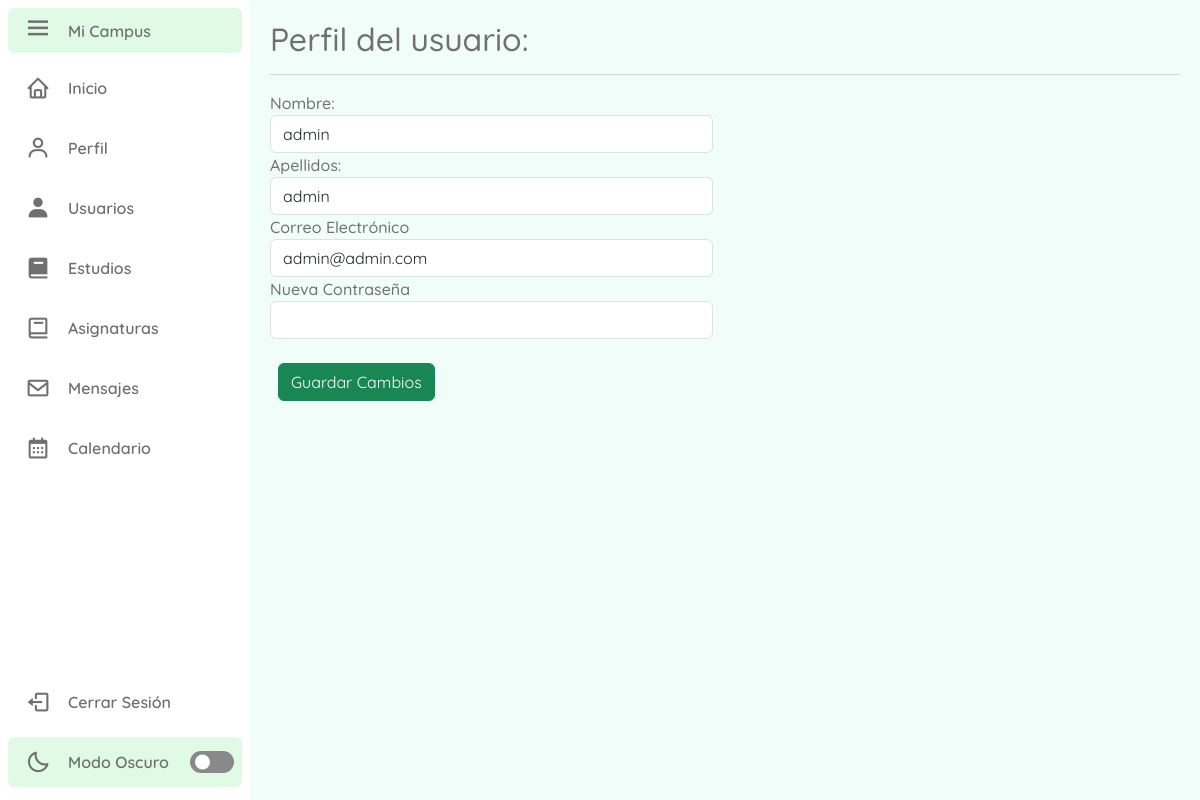
/perfil (signed in), run on the app's committed database.
### tables this page shows
CREATE TABLE `usuario` (
  `userID` varchar(9) NOT NULL,
  `contrasena` varchar(255) NOT NULL,
  `nombre` varchar(50) NOT NULL,
  `apellidos` varchar(100) NOT NULL,
  `correo` varchar(100) NOT NULL,
  `tipoUsuario` varchar(8) NOT NULL,
  `estado` int(11) NOT NULL DEFAULT 1,
  `token` varchar(255) DEFAULT NULL,
  `moduloID_FK` int(11) DEFAULT NULL
);

### Controllers/templateC.php (called while the page is built)
<?php
    class Template{
        public function LlamarTemplate(){
            include "Views/main.php";
        }
    }
?>

### index.php (called while the page is built, shortened)
<?php
    require_once "Controllers/templateC.php";
    require_once "Controllers/usuariosC.php";
    require_once "Models/usuariosM.php";
    $template = new Template();
    $template -> LlamarTemplate();
?>

### Models/Conexion.php (called while the page is built)
<?php
    class Conexion{
        public static function conexionBD(){
            $bd = new PDO("mysql:host=localhost;dbname=campus;", "root", "");
            $bd -> exec("SET NAMES utf8");
            return $bd;
        }
    }
?>

### Models/usuariosM.php (called while the page is built, shortened)
<?php
    require_once "Conexion.php";
    class UsuariosM extends Conexion{
        public static function MostrarDatosM($tablaBD, $userID){
            $pdo = Conexion::conexionBD() -> prepare("SELECT * FROM $tablaBD WHERE userID = :userID");
            $pdo -> bindParam(":userID", $userID, PDO::PARAM_STR);
            $pdo -> execute();
            return $pdo -> fetch();
        }
    }
?>

### Controllers/usuariosC.php (the view, shortened to what this page needs)
<?php
    class UsuariosC{
        public function MostrarDatosC(){
            $tablaBD = "usuario";
            $userID = $_SESSION["userID"];
            $result = UsuariosM::MostrarDatosM($tablaBD, $userID);
            echo '<form method=post>
                    <div class= row>
                        <div class="col-md-6 col-xs-12">
                            <input type="hidden" class="form-control" name="userID" value="'.$result["userID"].'">
                            <label for="nombre">Nombre:</label>
                            <input type="text" class="form-control" name="nombre" value="'.$result["nombre"].'">
                            <label for="apellido">Apellidos:</label>
                            <input type="text" class="form-control" name="apellidos" value="'.$result["apellidos"].'">
                            <label for="correo">Correo Electrónico</label>
                            <input type="email" class="form-control" name="correo" value="'.$result["correo"].'">
                            <label for="contrasena">Nueva Contraseña</label>
                            <input type="text" class="form-control" name="contrasena">
                            <br>
                            <button type= "submit" class="btn btn-success">Guardar Cambios</button>
                        </div>
                    </div>
                </form>';
        }
    }
?>

### Views/CSS/style.css (style rules this page uses)
:root { --body-color: #F0FDF8 ; --sidebar-color: #ffffff; --primary-color: #2E9959; --primary-color-light: #E0FAE5; --text-color: #707070; --toggle-color: #898989; }
* { font-family: 'Quicksand', sans-serif; }
body { height: 100vh; background: var(--body-color); }
.btn { margin-left: 8px; }

### data on the page
usuario: nombre "admin", apellidos "admin", correo "admin@admin.com"
